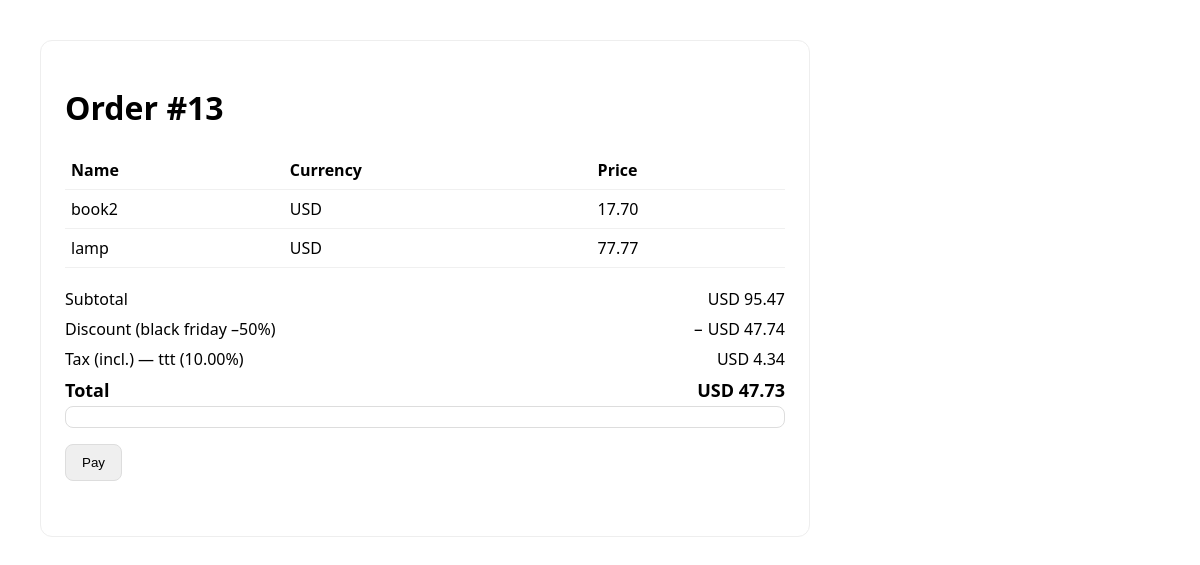
/order-intent/13/, run on the app's committed database.
### catalog/models.py (models this page shows, shortened)
class Order(models.Model):
    items = models.ManyToManyField(Item, related_name="orders")
    currency = models.CharField(max_length=3, default="usd")
    created_at = models.DateTimeField(auto_now_add=True)
    paid = models.BooleanField(default=False)
    discount = models.ForeignKey(Discount, null=True, blank=True, on_delete=models.SET_NULL, related_name="orders")
    taxes = models.ManyToManyField(Tax, blank=True, related_name="orders")

class Item(models.Model):
    name = models.CharField(max_length=255)
    description = models.TextField(blank=True)
    price = models.PositiveIntegerField(help_text="Цена в минимальных единицах")
    currency = models.CharField(max_length=3, default='usd', help_text="USD, EUR, ...")
    @property
    def display_price(self):
        return f"{self.price / 100:.2f}"

class Discount(models.Model):
    name = models.CharField(max_length=100)
    percent_off = models.PositiveIntegerField(help_text="Скидка в %")
    active = models.BooleanField(default=True)
    stripe_coupon_id = models.CharField(max_length=64, blank=True, default="")

class Tax(models.Model):
    display_name = models.CharField(max_length=50, help_text="Название, напр. НДС")
    percentage = models.DecimalField(max_digits=5, decimal_places=2, help_text="Процент, напр. 20.00")
    inclusive = models.BooleanField(default=False, help_text="Включён в цену (True) или сверху (False)")
    active = models.BooleanField(default=True)
    stripe_tax_rate_id = models.CharField(max_length=64, blank=True, default="")

### catalog/views.py (the view)
# urls.py: path("order-intent/<int:order_id>/", order_intent_page, name="order-intent-page"),
@require_GET
def order_intent_page(request, order_id: int):
    order = get_object_or_404(Order, id=order_id)
    items = list(order.items.all())
    subtotal_cents = sum(i.price for i in items)
    percent = order.discount.percent_off if (order.discount and order.discount.active) else 0
    discount_cents = int(
        (Decimal(subtotal_cents) * Decimal(percent) / Decimal(100))
        .quantize(Decimal("1"), rounding=ROUND_HALF_UP)
    )
    taxable_base_cents = subtotal_cents - discount_cents
    taxes_ctx = []
    exclusive_total_cents = 0
    for t in order.taxes.filter(active=True):
        rate = Decimal(t.percentage)
        if t.inclusive:
            tax_amount = (Decimal(taxable_base_cents) * rate / (Decimal(100) + rate)) \
                         .quantize(Decimal("1"), rounding=ROUND_HALF_UP)
            tax_amount = int(tax_amount)
        else:
            tax_amount = (Decimal(taxable_base_cents) * rate / Decimal(100)) \
                         .quantize(Decimal("1"), rounding=ROUND_HALF_UP)
            tax_amount = int(tax_amount)
            exclusive_total_cents += tax_amount
        taxes_ctx.append({
            "name": t.display_name,
            "rate": f"{t.percentage}",
            "inclusive": t.inclusive,
            "amount_cents": tax_amount,
        })
    total_cents = taxable_base_cents + exclusive_total_cents
    def fmt(cents: int) -> str:
        return f"{cents / 100:.2f}"
    pubkey = _publishable_for_currency(order.currency)
    context = {
        "order": order,
        "items": items,
        "currency": order.currency.upper(),
        "subtotal_display": fmt(subtotal_cents),
        "has_discount": percent > 0,
        "discount_name": order.discount.name if percent > 0 else "",
        "discount_percent": percent,
        "discount_amount_display": fmt(discount_cents),
        "taxes": [
            {"name": tx["name"], "rate": tx["rate"], "inclusive": tx["inclusive"],
             "amount_display": fmt(tx["amount_cents"])}
            for tx in taxes_ctx
        ],
        "has_taxes": bool(taxes_ctx),
        "total_display": fmt(total_cents),
        "STRIPE_PUBLISHABLE_KEY": pubkey,
    }
    return render(request, "order_intent.html", context)

### catalog/views.py (called while the page is built, shortened)
def _publishable_for_currency(currency: str) -> str:
    cur = (currency or getattr(settings, "DEFAULT_CURRENCY", "usd")).lower()
    keys = getattr(settings, "STRIPE_KEYS", None)
    if isinstance(keys, dict):
        pair = keys.get(cur) or keys.get(getattr(settings, "DEFAULT_CURRENCY", "usd"), {})
        if isinstance(pair, dict) and pair.get("publishable"):
            return pair["publishable"]
    return getattr(settings, "STRIPE_PUBLISHABLE_KEY", "")

### catalog/templates/order_intent.html (shortened to what this page needs)
<!doctype html>
<html lang="ru">
  <head>
  </head>
  <body>
    <div class="card">
      <h1>Order #{{ order.id }}</h1>
      <table>
        <thead><tr><th>Name</th><th>Currency</th><th>Price</th></tr></thead>
        <tbody>
        {% for it in items %}
          <tr><td>{{ it.name }}</td><td>{{ it.currency|upper }}</td><td>{{ it.display_price }}</td></tr>
        {% empty %}
          <tr><td colspan="3">No items</td></tr>
        {% endfor %}
        </tbody>
      </table>
      <div class="summary">
        <div class="row"><span>Subtotal</span><span>{{ currency }} {{ subtotal_display }}</span></div>
        {% if discount_percent %}
          <div class="row"><span>Discount ({{ discount_name }} –{{ discount_percent }}%)</span><span>− {{ currency }} {{ discount_amount_display }}</span></div>
        {% endif %}
        {% if has_taxes %}
          {% for tx in taxes %}
            <div class="row"><span>Tax{% if tx.inclusive %} (incl.){% endif %} — {{ tx.name }} ({{ tx.rate }}%)</span><span>{{ currency }} {{ tx.amount_display }}</span></div>
          {% endfor %}
        {% endif %}
        <div class="row total"><span>Total</span><span>{{ currency }} {{ total_display }}</span></div>
      </div>
      <div id="card-element"></div>
      <button id="pay">Pay</button>
      <div id="note" class="note"></div>
    </div>
  </body>
</html>

### catalog/templates/order_intent.html (style rules this page uses)
body { font-family: system-ui, -apple-system, Segoe UI, Arial, sans-serif; padding: 32px; }
.card { max-width: 720px; border: 1px solid #eee; border-radius: 12px; padding: 24px; }
table { width: 100%; border-collapse: collapse; margin: 16px 0; }
th, td { padding: 8px 6px; border-bottom: 1px solid #f0f0f0; text-align: left; }
.summary { margin-top: 12px; }
.row { display: flex; justify-content: space-between; padding: 4px 0; }
.total { font-weight: 700; font-size: 18px; }
#card-element { padding: 10px 12px; border: 1px solid #ddd; border-radius: 8px; }
button { margin-top: 16px; padding: 10px 16px; border-radius: 8px; border: 1px solid #ddd; cursor: pointer; }
.note { margin-top: 12px; color: #b00020; font-weight: 500; min-height: 1.2em; }

### data on the page
Order: id "13"
Item: name "book2", currency "USD", display_price "17.70"
Item: name "lamp", currency "USD", display_price "77.77"
Discount: name "black friday"
Tax: name "ttt"

### other printed values
{{ currency }} "USD"
{{ subtotal_display }} "95.47"
{{ discount_percent }} "50"
{{ discount_amount_display }} "47.74"
{{ tx.rate }} "10.00"
{{ tx.amount_display }} "4.34"
{{ total_display }} "47.73"
